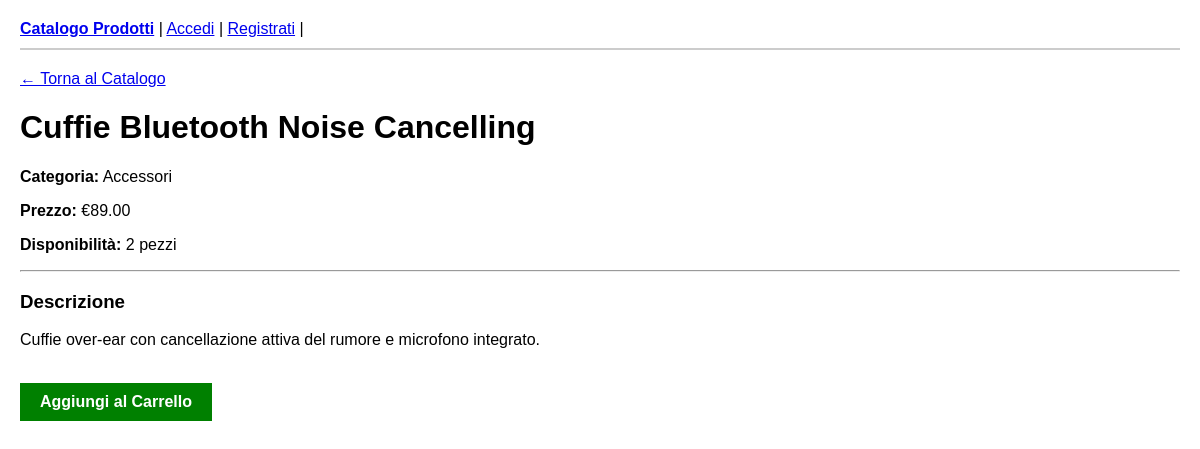
Page /prodotto/6/ on the earlier database version.
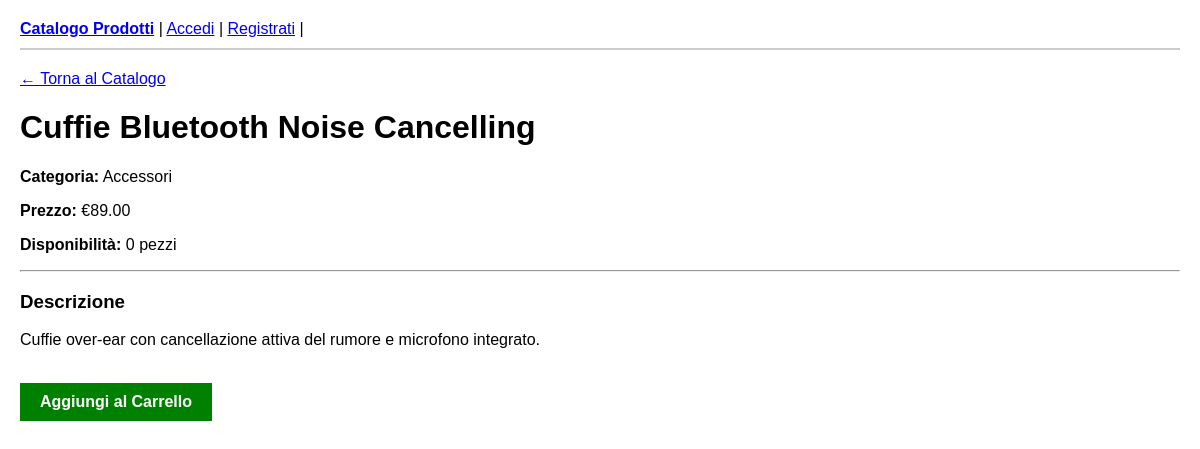
Same page on the later database version.
### store/models.py (models this page shows, shortened)
class Product(models.Model):
    category = models.ForeignKey(Category, on_delete=models.CASCADE, related_name="products", verbose_name="Categoria")
    name = models.CharField(max_length=200, verbose_name="Nome Prodotto")
    description = models.TextField(verbose_name="Descrizione")
    price = models.DecimalField(max_digits=10, decimal_places=2, verbose_name="Prezzo (€)")
    stock = models.PositiveIntegerField(default=0, verbose_name="Quantità Disponibile")
    image_url = models.URLField(max_length=500, blank=True, null=True, verbose_name="URL Immagine")
    created_at = models.DateTimeField(auto_now_add=True, verbose_name="Data Aggiunta")
    class Meta:
        verbose_name = "Prodotto"
        verbose_name_plural = "Prodotti"

class Category(models.Model):
    name = models.CharField(max_length=100, verbose_name="Nome Categoria")
    slug = models.SlugField(unique=True, verbose_name="Slug URL")
    description = models.TextField(blank=True, verbose_name="Descrizione")
    class Meta:
        verbose_name = "Categoria"
        verbose_name_plural = "Categorie"

### store/views.py (the view)
# urls.py: path('prodotto/<int:pk>/', views.ProductDetailView.as_view(), name='product_detail'),
class ProductDetailView(DetailView):
    model = Product
    template_name = 'store/product_detail.html'
    context_object_name = 'product'

### store/templates/store/product_detail.html (shortened to what this page needs)
{% extends 'base.html' %}
{% block content %}
    <p><a href="{% url 'store:product_list' %}">&larr; Torna al Catalogo</a></p>
    <h1>{{ product.name }}</h1>
    <p><strong>Categoria:</strong> {{ product.category.name }}</p>
    <p><strong>Prezzo:</strong> €{{ product.price }}</p>
    <p><strong>Disponibilità:</strong> {{ product.stock }} pezzi</p>
    <hr>
    <h3>Descrizione</h3>
    <p>{{ product.description }}</p>
    <br>
    <a href="{% url 'store:add_to_cart' product.id %}" style="display: inline-block; padding: 10px 20px; background-color: green; color: white; text-decoration: none; font-weight: bold;">
        Aggiungi al Carrello
    </a>
{% endblock %}

Differences in the rows shown:
changed Product "Cuffie Bluetooth Noise Cancelling": stock "2" → "0"
